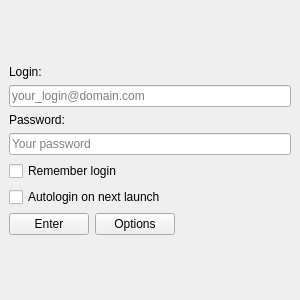
<?xml version="1.0" encoding="UTF-8"?>
<ui version="4.0">
 <class>LoginWidget</class>
 <widget class="QWidget" name="LoginWidget">
  <property name="geometry">
   <rect>
    <x>0</x>
    <y>0</y>
    <width>300</width>
    <height>300</height>
   </rect>
  </property>
  <property name="minimumSize">
   <size>
    <width>300</width>
    <height>300</height>
   </size>
  </property>
  <property name="windowTitle">
   <string>Form</string>
  </property>
  <layout class="QHBoxLayout" name="_layout_main">
   <property name="spacing">
    <number>0</number>
   </property>
   <property name="leftMargin">
    <number>0</number>
   </property>
   <property name="topMargin">
    <number>0</number>
   </property>
   <property name="rightMargin">
    <number>0</number>
   </property>
   <property name="bottomMargin">
    <number>0</number>
   </property>
   <item>
    <widget class="QStackedWidget" name="stacked_widget">
     <property name="currentIndex">
      <number>0</number>
     </property>
     <widget class="QWidget" name="login_page">
      <layout class="QGridLayout" name="_layout_login">
       <item row="0" column="0" colspan="3">
        <spacer name="_spacer_1">
         <property name="orientation">
          <enum>Qt::Vertical</enum>
         </property>
         <property name="sizeHint" stdset="0">
          <size>
           <width>20</width>
           <height>40</height>
          </size>
         </property>
        </spacer>
       </item>
       <item row="7" column="2">
        <spacer name="_spacer_3">
         <property name="orientation">
          <enum>Qt::Horizontal</enum>
         </property>
         <property name="sizeHint" stdset="0">
          <size>
           <width>117</width>
           <height>20</height>
          </size>
         </property>
        </spacer>
       </item>
       <item row="1" column="0" colspan="3">
        <widget class="QLabel" name="jid_label">
         <property name="text">
          <string>Login:</string>
         </property>
        </widget>
       </item>
       <item row="7" column="1">
        <widget class="QPushButton" name="options">
         <property name="text">
          <string>Options</string>
         </property>
        </widget>
       </item>
       <item row="2" column="0" colspan="3">
        <widget class="QLineEdit" name="jid">
         <property name="placeholderText">
          <string>your_login@domain.com</string>
         </property>
        </widget>
       </item>
       <item row="6" column="0" colspan="3">
        <widget class="QCheckBox" name="is_autologin_enabled">
         <property name="enabled">
          <bool>true</bool>
         </property>
         <property name="text">
          <string>Autologin on next launch</string>
         </property>
        </widget>
       </item>
       <item row="3" column="0" colspan="3">
        <widget class="QLabel" name="password_label">
         <property name="text">
          <string>Password:</string>
         </property>
        </widget>
       </item>
       <item row="5" column="0" colspan="3">
        <widget class="QCheckBox" name="is_login_remembered">
         <property name="enabled">
          <bool>true</bool>
         </property>
         <property name="text">
          <string>Remember login</string>
         </property>
        </widget>
       </item>
       <item row="4" column="0" colspan="3">
        <widget class="QLineEdit" name="password">
         <property name="text">
          <string/>
         </property>
         <property name="echoMode">
          <enum>QLineEdit::Password</enum>
         </property>
         <property name="placeholderText">
          <string>Your password</string>
         </property>
        </widget>
       </item>
       <item row="7" column="0">
        <widget class="QPushButton" name="enter">
         <property name="text">
          <string>Enter</string>
         </property>
        </widget>
       </item>
       <item row="8" column="0" colspan="3">
        <spacer name="_spacer_2">
         <property name="orientation">
          <enum>Qt::Vertical</enum>
         </property>
         <property name="sizeHint" stdset="0">
          <size>
           <width>20</width>
           <height>40</height>
          </size>
         </property>
        </spacer>
       </item>
      </layout>
     </widget>
     <widget class="QWidget" name="options_page">
      <widget class="QPushButton" name="back">
       <property name="geometry">
        <rect>
         <x>100</x>
         <y>260</y>
         <width>75</width>
         <height>23</height>
        </rect>
       </property>
       <property name="text">
        <string>back</string>
       </property>
      </widget>
     </widget>
    </widget>
   </item>
  </layout>
 </widget>
 <resources/>
 <connections/>
</ui>
